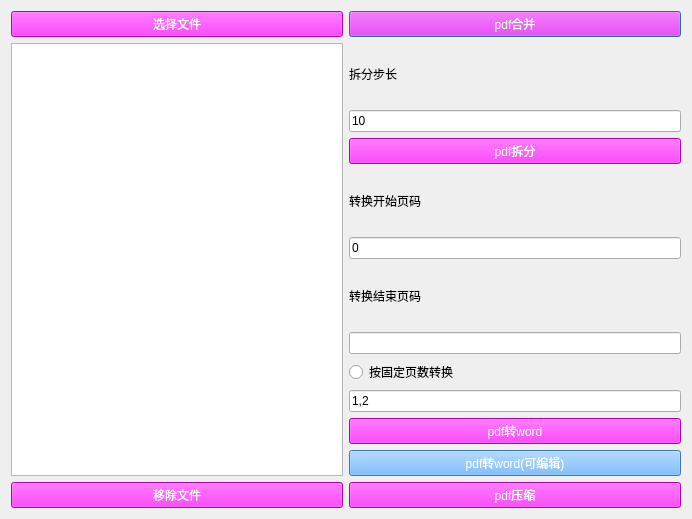
<?xml version="1.0" encoding="UTF-8"?>
<ui version="4.0">
 <class>PDFHand</class>
 <widget class="QDialog" name="PDFHand">
  <property name="geometry">
   <rect>
    <x>0</x>
    <y>0</y>
    <width>692</width>
    <height>519</height>
   </rect>
  </property>
  <property name="windowTitle">
   <string>PDF处理</string>
  </property>
  <layout class="QGridLayout" name="gridLayout">
   <item row="0" column="1">
    <layout class="QVBoxLayout" name="verticalLayout_2">
     <item>
      <widget class="QPushButton" name="pushButton_do_merge">
       <property name="styleSheet">
        <string notr="true">background-color: rgb(255, 0, 255);
color: rgb(255, 255, 255);</string>
       </property>
       <property name="text">
        <string>pdf合并</string>
       </property>
      </widget>
     </item>
     <item>
      <widget class="QLabel" name="label">
       <property name="text">
        <string>拆分步长</string>
       </property>
      </widget>
     </item>
     <item>
      <widget class="QLineEdit" name="lineEdit_step">
       <property name="text">
        <string>10</string>
       </property>
      </widget>
     </item>
     <item>
      <widget class="QPushButton" name="pushButton_do_split">
       <property name="styleSheet">
        <string notr="true">background-color: rgb(255, 0, 255);
color: rgb(255, 255, 255);</string>
       </property>
       <property name="text">
        <string>pdf拆分</string>
       </property>
      </widget>
     </item>
     <item>
      <widget class="QLabel" name="label_2">
       <property name="text">
        <string>转换开始页码</string>
       </property>
      </widget>
     </item>
     <item>
      <widget class="QLineEdit" name="lineEdit_end">
       <property name="text">
        <string>0</string>
       </property>
      </widget>
     </item>
     <item>
      <widget class="QLabel" name="label_3">
       <property name="text">
        <string>转换结束页码</string>
       </property>
      </widget>
     </item>
     <item>
      <widget class="QLineEdit" name="lineEdit_start">
       <property name="text">
        <string/>
       </property>
      </widget>
     </item>
     <item>
      <widget class="QRadioButton" name="radioButton">
       <property name="text">
        <string>按固定页数转换</string>
       </property>
      </widget>
     </item>
     <item>
      <widget class="QLineEdit" name="lineEdit_list">
       <property name="text">
        <string>1,2</string>
       </property>
      </widget>
     </item>
     <item>
      <widget class="QPushButton" name="pushButton_do_convert">
       <property name="styleSheet">
        <string notr="true">background-color: rgb(255, 0, 255);
color: rgb(255, 255, 255);</string>
       </property>
       <property name="text">
        <string>pdf转word</string>
       </property>
      </widget>
     </item>
     <item>
      <widget class="QPushButton" name="pushButton_pdf2word">
       <property name="styleSheet">
        <string notr="true">background-color: rgb(85, 170, 255);
color: rgb(255, 255, 255);</string>
       </property>
       <property name="text">
        <string>pdf转word(可编辑)</string>
       </property>
      </widget>
     </item>
     <item>
      <widget class="QPushButton" name="pushButton_pdf2low">
       <property name="styleSheet">
        <string notr="true">background-color: rgb(255, 0, 255);
color: rgb(255, 255, 255);</string>
       </property>
       <property name="text">
        <string>pdf压缩</string>
       </property>
      </widget>
     </item>
    </layout>
   </item>
   <item row="0" column="0">
    <layout class="QVBoxLayout" name="verticalLayout">
     <item>
      <widget class="QPushButton" name="pushButton_choose_dir">
       <property name="styleSheet">
        <string notr="true">background-color: rgb(255, 0, 255);
color: rgb(255, 255, 255);</string>
       </property>
       <property name="text">
        <string>选择文件</string>
       </property>
      </widget>
     </item>
     <item>
      <widget class="QListWidget" name="listWidget_pdf_paths"/>
     </item>
     <item>
      <widget class="QPushButton" name="pushButton_remove_pdf">
       <property name="styleSheet">
        <string notr="true">background-color: rgb(255, 0, 255);
color: rgb(255, 255, 255);</string>
       </property>
       <property name="text">
        <string>移除文件</string>
       </property>
      </widget>
     </item>
    </layout>
   </item>
  </layout>
 </widget>
 <resources/>
 <connections/>
</ui>
